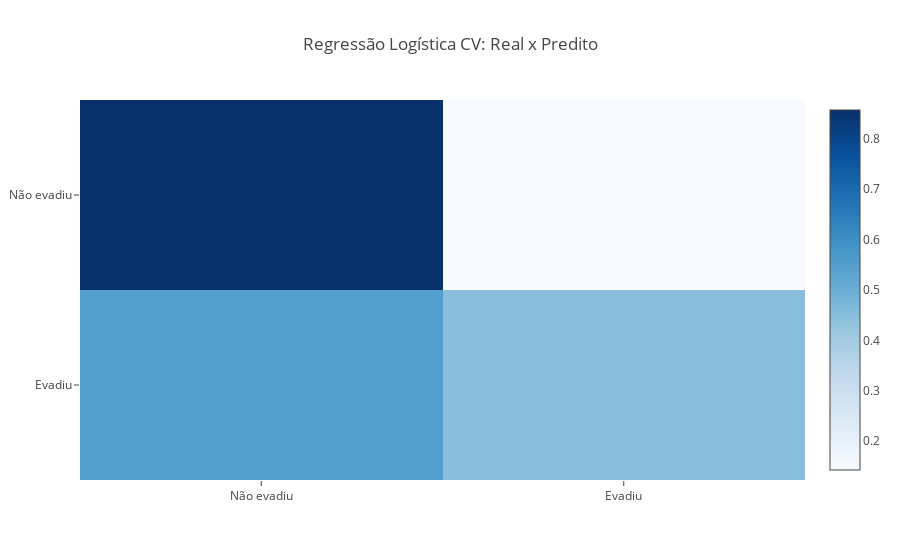

Notebook cell for this chart:
### Code cell
evasao_label = {0: 'Não evadiu', 1: 'Evadiu'}
title = 'Regressão Logística CV: Real x Predito'

plot_confusion(y_test, y_pred_cv, evasao_label, title)

### Figure 1 — Plotly figure (JSON) as saved in the notebook; plotly's stock layout.template omitted (floating-point values rounded to 4 significant figures)
{"data": [{"colorscale": [[0, "rgb(247,251,255)"], [0.125, "rgb(222,235,247)"], [0.25, "rgb(198,219,239)"], [0.375, "rgb(158,202,225)"], [0.5, "rgb(107,174,214)"], [0.625, "rgb(66,146,198)"], [0.75, "rgb(33,113,181)"], [0.875, "rgb(8,81,156)"], [1, "rgb(8,48,107)"]], "type": "heatmap", "uid": "491b0d58-6911-4acd-a35c-4a1ae1e52231", "x": [0, 1], "y": [0, 1], "z": [[0.8574, 0.1426], [0.5503, 0.4497]], "zmax": 0.8574, "zmin": 0.1426}], "layout": {"title": {"text": "Regressão Logística CV: Real x Predito"}, "xaxis": {"ticktext": ["Não evadiu", "Evadiu"], "tickvals": [0, 1]}, "yaxis": {"autorange": "reversed", "ticktext": ["Não evadiu", "Evadiu"], "tickvals": [0, 1]}}}
